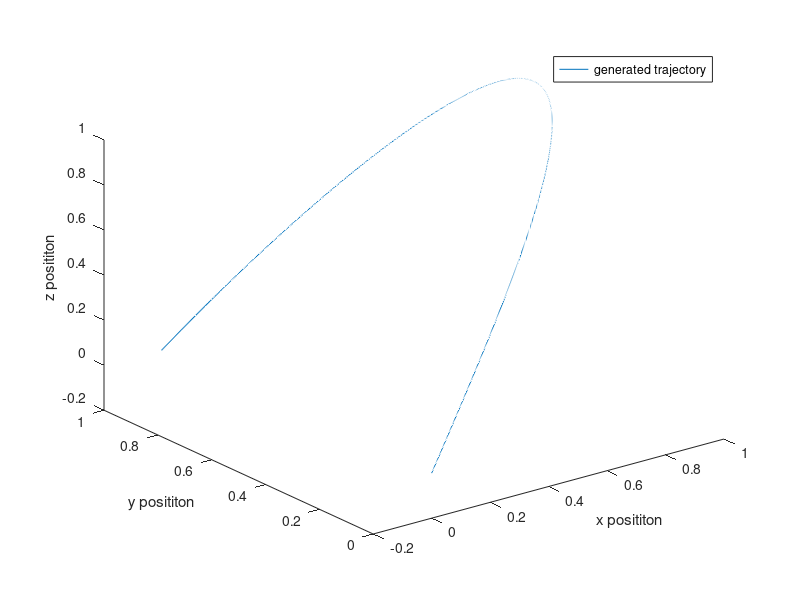

Here is the MATLAB script that generated this plot: (Note: this script raises an error after producing the figure.)
%%
% generate a trajectory using cos and/or sin. Derive twice to get acceleration
% and give those value to the imu integrator to recompute the trajectory.
% Using trigonometry is ok : position won't go to infinity + loop.

%THIS IS PURE TRANLSATION
%rate of turn set to 0 (wx = wy= wz = 0) for all the trajectory.

%*****************************WORKING*********************
%%
close all;
clear all;

write_to_file_const = true;
write_to_file = false;

fe = 1000;
N = 1;
%t = (0:1/fe:(N-1/fe)+1/fe);
t = (0:1/fe:N + 1/fe);

x = sin(pi * t);
y = sin((pi/2) * t);
z = sin(pi * t);


alpha = 5;
beta = 2;
gamma = 5;

%ox oy oz evolution in degrees (for understanding) --> converted in rad
%with * pi/180
%ox = 0*t;
%oy = 0*t;
%oz = 0*t;
ox = pi*sin(alpha*t*pi/180); %express angle in rad before using sinus
oy = pi*sin(beta*t*pi/180);
oz = pi*sin(gamma*t*pi/180);
p = [x; y; z];

figure('Name','3D position plot','NumberTitle','off');
plot3(x,y,z);
xlabel('x posititon');
ylabel('y posititon');
zlabel('z posititon');
legend('generated trajectory');

deg_to_rad = pi/180.0;
pi2 = pi*pi;
ax = sin(pi * t) * pi2;
ay = sin((pi/2) * t) * pi2/4;
az = sin(pi * t) * pi2;
%ax(1,1:(N*fe)+1) = 0;
%ay(1,1:(N*fe)+1) = 0.06;
%az(1,1:(N*fe)+1) = 0;
a0 = [0; 0; 9.8];

%rate of turn expressed in radians/s
wx = pi*alpha*cos(alpha*t*pi/180)*pi/180;
wy = pi*beta*cos(beta*t*pi/180)*pi/180;
wz = pi*gamma*cos(gamma*t*pi/180)*pi/180;
%wx(1,1:(N*fe)+1) = 0*deg_to_rad; %+1 to get the data at timestamp 10s in IMU + odom
%wy(1,1:(N*fe)+1) = 0*deg_to_rad;
%wz(1,1:(N*fe)+1) = 0*deg_to_rad;
u = [ax; ay; az; wx; wy; wz];
u(4,1) = 0;
u(5,1) = 0;
u(6,1) = 0;

o = [ox; oy; oz];

%% needed parameters

dt = 0.001;
%di = [0; 0; 0; 1; 0; 0; 0; pi; pi/2; pi];
di = [0; 0; 0; 1; 0; 0; 0; 0; 0; 0];
initial_condition = di;
di0 = [0; 0; 0; 1; 0; 0; 0; 0; 0; 0];

b0 = [0; 0; 0; 0; 0; 0]; %bias vector

n_ax = 0.04*randn(1,(N*fe));
n_ay = 0.04*randn(1,(N*fe));
n_az = 0.04*randn(1,(N*fe));
n_wx = 0.002*randn(1,(N*fe));
n_wy = 0.002*randn(1,(N*fe));
n_wz = 0.002*randn(1,(N*fe));
n0 = [0; 0; 0; 0; 0; 0]; %noise vector
n = [n_ax; n_ay; n_az; n_wx; n_wy; n_wz]; %noise vector

di_t = [];
di_t0 = di0;
state_vec = di;
state = [];

%FORMULATION IS PQV
%UNIT QUATERNION IS [1 0 0 0]

for i=1:N*fe+2
    current_orientation = q2v(state_vec(4:7, size(state_vec,2)));
    R0_1 = v2R(current_orientation);
    aR = inv(R0_1) * a0;
    %u(1:3,i) = u(1:3,i) + aR;
    u1(1:3,i) = inv(R0_1) * u(1:3,i) + aR;
    u1(4:6,i) = u(4:6,i);
    d = data2delta(b0, u1(:,i), n0, dt);
%% test imu_integrator

    di_out0 = imu_integrator(di, d, dt);
    di=di_out0;
    di_t = [di_t, di];
    
    % state reconstruction
    Dt = t(1,i);
    state = xPlusDelta(initial_condition, di_out0, Dt);
    state_vec = [state_vec state];
end

DT = t(size(t,2))- t(1) + dt ;
x_final = xPlusDelta(initial_condition, di_out0, DT);

%% Plot Integrated position
% figure('Name','Acceleration, Velocity and Position','NumberTitle','off');
% subplot(3,3,1);
% plot(t, ax(1,:));
% hold on;
% xlabel('time');
% ylabel('Acceleration X');
% subplot(3,3,4);
% plot(t, ay(1,:));
% xlabel('time');
% ylabel('Acceleration Y');
% subplot(3,3,7);
% plot(t, az(1,:));
% xlabel('time');
% ylabel('Acceleration Z');
% 
% %figure('Name','velocity through time','NumberTitle','off');
% subplot(3,3,2);
% plot(t, di_t(8,:));
% hold on;
% xlabel('time');
% ylabel('Velocity X');
% subplot(3,3,5);
% plot(t, di_t(9,:));
% xlabel('time');
% ylabel('Velocity Y');
% subplot(3,3,8);
% plot(t, di_t(10,:));
% xlabel('time');
% ylabel('Velocity Z');
% 
% %figure('Name','position through time','NumberTitle','off');
% subplot(3,3,3);
% plot(t, x(1,:));
% xlabel('time');
% ylabel('Position X');
% hold on;
% subplot(3,3,6);
% plot(t, y(1,:));
% xlabel('time');
% ylabel('Position Y');
% subplot(3,3,9);
% plot(t, z(1,:));
% xlabel('time');
% ylabel('Position Z');

%% 3D plot

% figure('Name','error','NumberTitle','off')
% subplot(3,1,1);
% plot(t,x(1,:) - di_t(1,:));
% xlabel('x error over time');
% hold on;
% subplot(3,1,2);
% plot(t,y(1,:) - di_t(2,:));
% xlabel('y error over time');
% subplot(3,1,3);
% plot(t,z(1,:) - di_t(3,:));
% xlabel('z error over time');


%% all 3D plots in same figure :
figure('Name','compare trajectories','NumberTitle','off');
plot3(x(1,:),y(1,:),z(1,:), 'r');
hold on;
plot3(di_t(1,:),di_t(2,:),di_t(3,:), 'g');
plot3(state_vec(1,:),state_vec(2,:),state_vec(3,:), 'y');
xlabel('x posititon');
ylabel('y posititon');
zlabel('z posititon');
legend('real trajectory', 'integrated trajectory', 'state_vec');


%% write data in file

if(write_to_file)
    fileID = fopen('data_pure_translation.txt','wt');
    data = [t',u'];
    for ii = 1:size(data,1)
        fprintf(fileID,'%g\t',data(ii,:));
        fprintf(fileID,'\n');
    end
    fclose(fileID);
    
    fileID_check = fopen('data_pure_translation_check.txt','wt');
    data = [t',x',y',z', o'];
    for ii = 1:size(data,1)
        fprintf(fileID_check,'%g\t',data(ii,:));
        fprintf(fileID_check,'\n');
    end
    fclose(fileID_check);
end


if(write_to_file_const)
    fileID = fopen('data_plateform1.txt','wt');
    fprintf(fileID,'%f\t',initial_condition'); %initial condition is the first line of the file
    fprintf(fileID,'\n');
    data = [t',u1'];
    for ii = 1:size(data,1)
        fprintf(fileID,'%f\t',data(ii,:));
        fprintf(fileID,'\n');
    end
    fclose(fileID);
    
    fileID_check = fopen('odom_plateform1.txt','wt');
    fprintf(fileID_check,'%f\t',x_final);
    fprintf(fileID_check,'\n');
    step = 10;
    step_up = step+1;
    t_odom = [];
    p_odom = [];
    o_odom = [];
    for iter = step_up:step:size(x,2)
        t_odom = [t_odom, t(:,iter)];
        p_odom = [p_odom, inv(v2R(q2v(qProd(q2qc(state_vec(4:7, iter-step)), state_vec(4:7, iter))))) * state_vec(1:3,iter) -  state_vec(1:3,iter - step)];
        o_odom = [o_odom, q2v(qProd(q2qc(state_vec(4:7, iter-step)), state_vec(4:7, iter))) ];
        %o_odom = [o_odom, o(:,iter) - o(:,iter - step)];
    end
    odom = [t_odom', p_odom',o_odom'];
    for ii = 1:size(odom,1)
        fprintf(fileID_check,'%f\t',odom(ii,:));
        fprintf(fileID_check,'\n');
    end
    fclose(fileID_check);
end